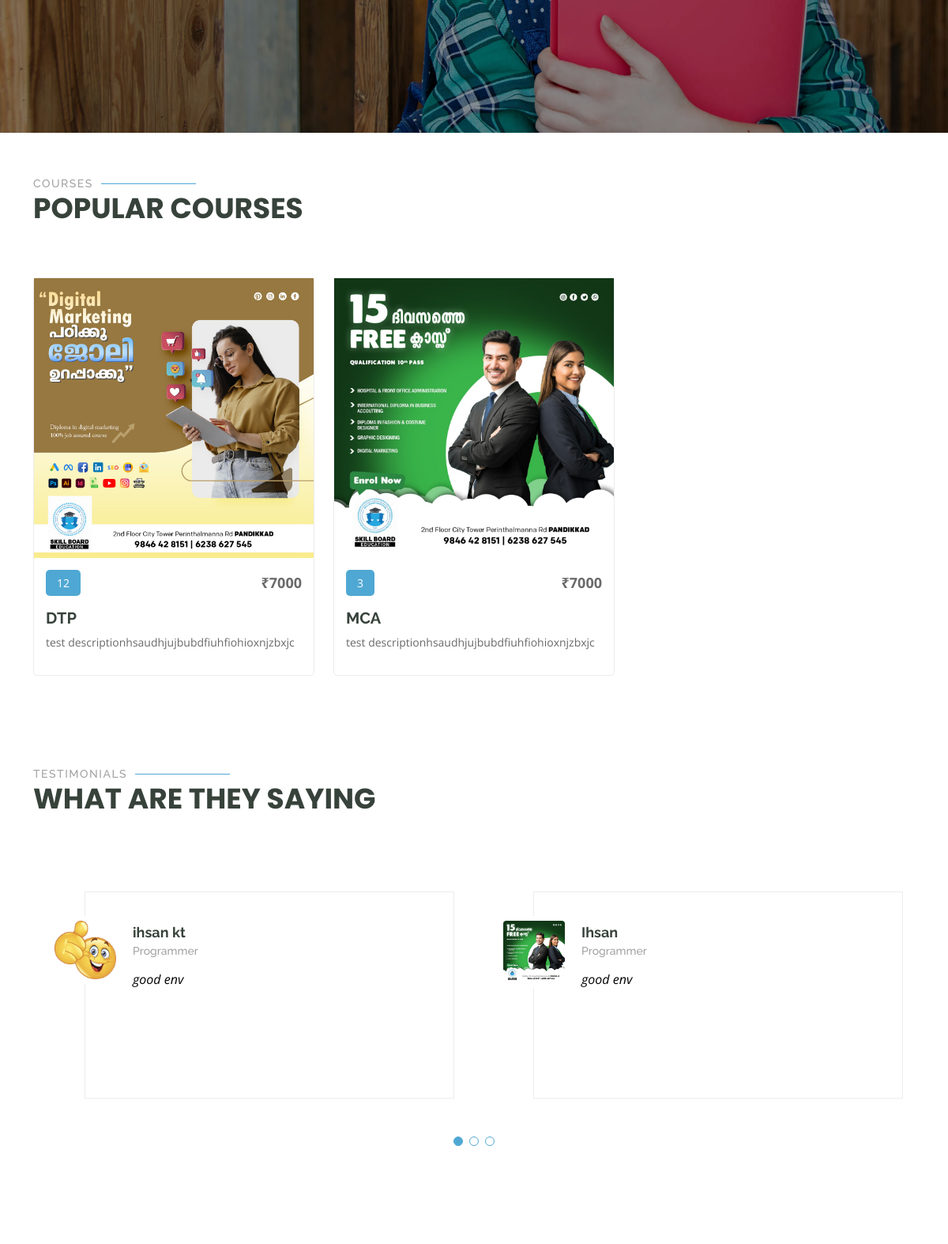
/ (middle part), run on an earlier commit of the app's database.
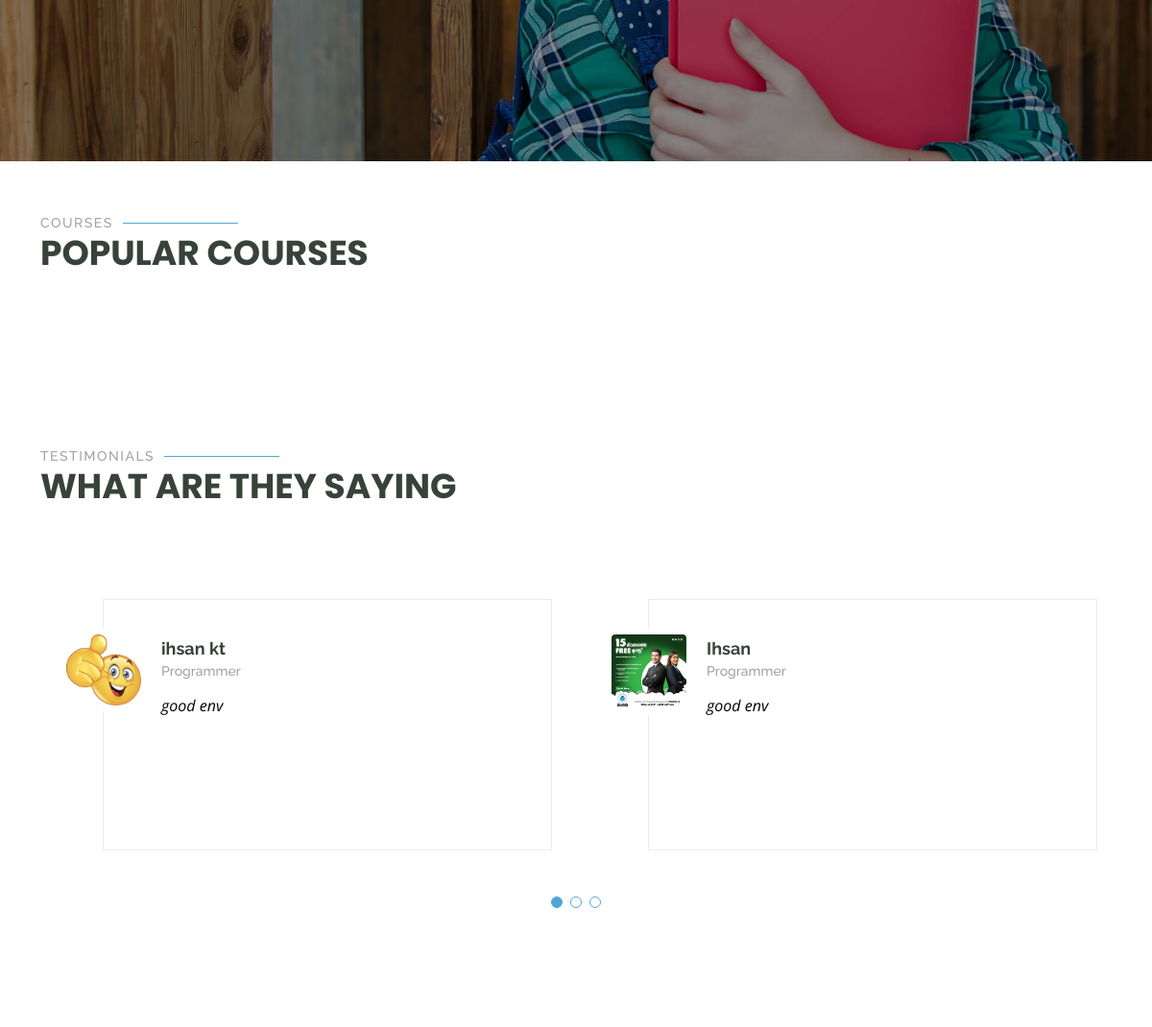
And on a later commit of the database.
### adminapp/models.py (models this page shows, shortened)
class Course(models.Model):
    name = models.CharField(max_length=50)
    duration = models.CharField(max_length=50)
    fee = models.IntegerField()
    photo = models.ImageField(upload_to='courses',null=True)
    description = models.CharField(max_length=50,null=True)

### userapp/models.py (models this page shows, shortened)
class Testimonal(models.Model):
    photo = models.ImageField(upload_to='testimonals')
    name = models.CharField(max_length=50)
    designation = models.CharField(max_length=50)
    message = models.TextField()

### userapp/views.py (the view)
# urls.py: path('',INDEX, name='home'),
def INDEX(request):
    courses = Course.objects.all()
    staffs = Staff.objects.all()
    bgs = Bgimages.objects.all()
    home = Home.objects.all()
    testimonials = Testimonal.objects.all()
    context = {
        'courses':courses,
        'staffs':staffs,
        'bgs':bgs,
        'home':home,
        'testimonials':testimonials
    }
    return render(request,'index.html',context=context)

### adminapp/models.py (called while the page is built)
    def __str__(self):
        return self.name

### templates/index.html (shortened to what this page needs)
<!DOCTYPE html>
{% load static %}
<html lang="en">
<head>
  <link rel="stylesheet" href="https://unpkg.com/swiper/swiper-bundle.min.css">
  <link href="{% static 'assets/vendor/bootstrap/css/bootstrap.min.css' %}" rel="stylesheet">
  <link href="{% static 'assets/vendor/bootstrap-icons/bootstrap-icons.css' %}" rel="stylesheet">
  <link href="{% static 'assets/vendor/aos/aos.css' %}" rel="stylesheet">
  <link href="{% static 'assets/vendor/glightbox/css/glightbox.min.css' %}" rel="stylesheet">
  <link href="{% static 'assets/vendor/swiper/swiper-bundle.min.css' %}" rel="stylesheet">
  <link href="{% static 'assets/css/main.css' %}" rel="stylesheet">
</head>
<body>
  <main class="main">
    <section id="hero" class="hero section">
      <img id="backgroundImage" alt="" data-aos="fade-in">
    </section>
    <section id="courses" class="courses section">
      <div class="container section-title" data-aos="fade-up">
        <h2>Courses</h2>
        <p class="">Popular Courses</p>
      </div>
      <div class="container">
        <div class="row">
          {% for course in courses %}
          <div class="col-lg-4 col-md-6 d-flex align-items-stretch" data-aos="zoom-in" data-aos-delay="{{ forloop.counter }}">
            <div class="course-item">
              <img src="/media/{{course.photo}}" class="img-fluid" alt="...">
              <div class="course-content">
                <div class="d-flex justify-content-between align-items-center mb-3">
                  <p class="category">{{ course.duration }}</p>
                  <p class="price">₹{{ course.fee }}</p>
                </div>
                <h3><a href="{{ course.url }}">{{ course.name }}</a></h3>
                <p class="description">{{ course.description }}</p>
              </div>
            </div>
          </div>
          {% endfor %}
        </div>
      </div>
    </section>
     <section id="testimonials" class="testimonials section">
      <div class="container section-title" data-aos="fade-up">
          <h2>Testimonials</h2>
          <p class="">What are they saying</p>
      </div>
      <div class="container" data-aos="fade-up" data-aos-delay="100">
          <div class="swiper">
              <div class="swiper-wrapper">
                  {% for testimonial in testimonials %}
                  <div class="swiper-slide">
                      <div class="testimonial-wrap">
                          <div class="testimonial-item">
                              <img src="{{ testimonial.photo.url }}" class="testimonial-img" alt="">
                              <h3>{{ testimonial.name }}</h3>
                              <h4>{{ testimonial.designation }}</h4>
                              <p>{{ testimonial.message }}</p>
                          </div>
                      </div>
                  </div>
                  {% endfor %}
              </div>
              <div class="swiper-pagination"></div>
          </div>
      </div>
  </section>
    <section id="trainers-index" class="section trainers-index">
    </section>
  </main>
</body>
</body>
</html>

What changed in the data, as far as the page shows it:
removed Course: photo (picture), duration "12", fee "7000", name "DTP", description "test descriptionhsaudhjujbubdfiuhfiohioxnjzbxjc"
removed Course: photo (picture), duration "3", fee "7000", name "MCA", description "test descriptionhsaudhjujbubdfiuhfiohioxnjzbxjc"
